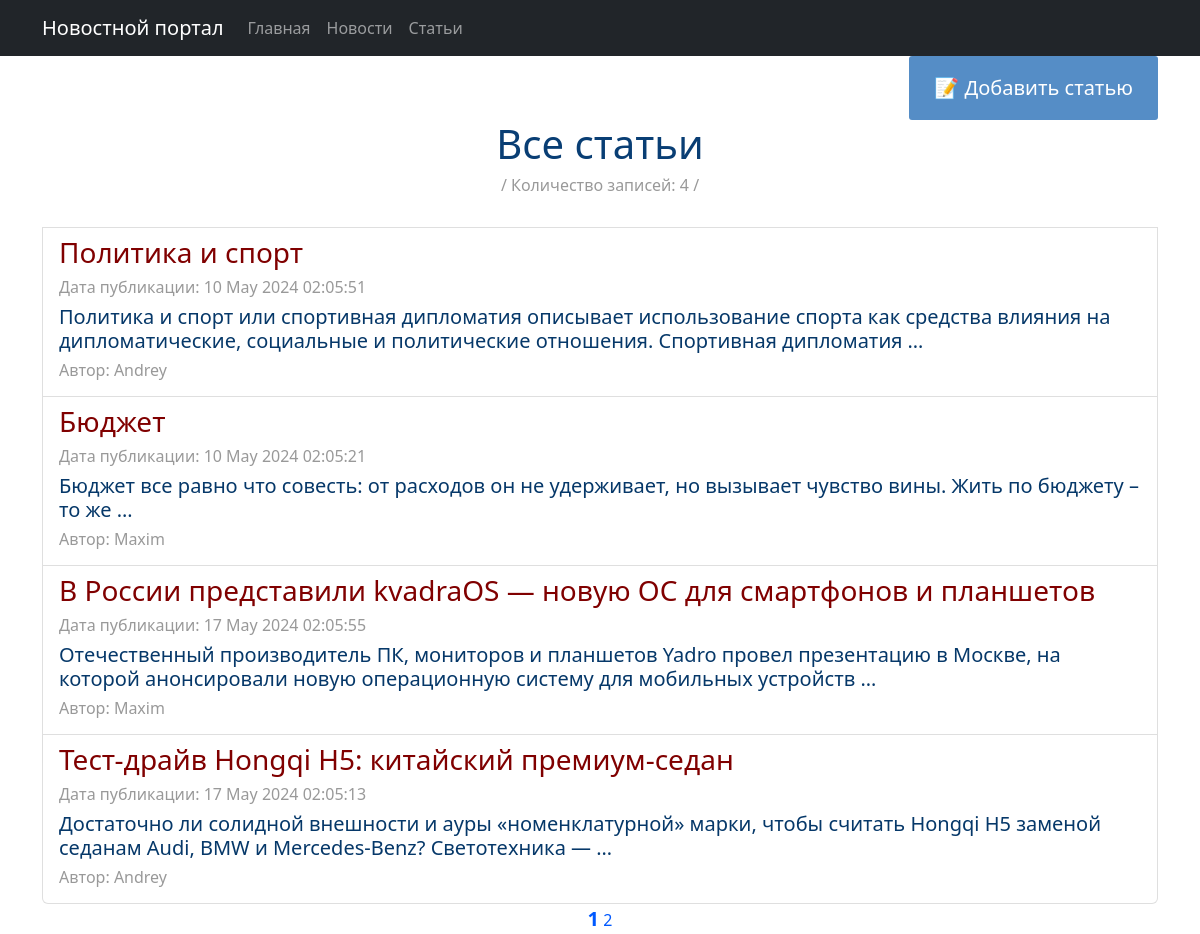
The app's page /articles/ with its own data.
### news/models.py (models this page shows, shortened)
class Post(models.Model):
    categor = [
        ('AR', 'Статья'),
        ('NE', 'Новость'),
    ]
    type = models.CharField(max_length=8, choices=categor, default='AR')
    user = models.ForeignKey(Author, on_delete=models.CASCADE, related_name='post')
    category = models.ManyToManyField(Category, through='PostCategory')
    date = models.DateTimeField(auto_now_add=True)
    title = models.CharField(max_length=256)
    text = models.TextField()
    rating = models.SmallIntegerField(default=0)

class Author(models.Model):
    user = models.OneToOneField(User, on_delete=models.CASCADE)
    rating = models.SmallIntegerField(default=0)

### news/views.py (the view)
# urls.py: path('articles/', ArticlesList.as_view(), name='articles_list'),
class ArticlesList(ListView):
    model = Post
    ordering = '-date'
    template_name = 'articles.html'
    context_object_name = 'articles'
    paginate_by = 4
    def get_queryset(self):
        return Post.objects.filter(type='AR')

### news/templatetags/custom_filters.py (called while the page is built)
@register.filter()
def length(value):
    return len(value)

### news/templatetags/custom_tags.py (called while the page is built)
@register.simple_tag(takes_context=True)
def url_replace(context, **kwargs):
    d = context['request'].GET.copy()
    for k, v in kwargs.items():
        d[k] = v
    return d.urlencode()

### templates/articles.html (shortened to what this page needs)
{% extends 'flatpages/default.html' %}
{% load custom_filters %}
{% load custom_tags %}
{% block content %}
<div class="flex-container">
    <a href="create/" class="btn">📝 Добавить статью</a>
</div>
<h1>Все статьи</h1>
<h6><span
        style="color: #999999;">/ Количество записей: {{articles|length}} /</span></h6>
{% if articles %}
<div class="list-group">
    <br>
    {% for article in articles %}
    <a href="{{ article.id }}" class="list-group-item list-group-item-action">
        <h3 style="text-align: left;"><span
                style="color: #800000;">{{ article.title }}</span></h3>
        <h6 style="text-align: left;"><span
                style="color: #999999;">Дата публикации: {{article.date |date:'d M Y h:m:s'}}</span></h6>
        <h5 style="text-align: left;">{{ article.text | truncatewords:20 }}</h5>
        <h6 style="text-align: left;"><span
                style="color: #999999;">Автор: {{ article.user.user }}</span></h6>
    </a>
    {% endfor %}
</div>
{% else %}
<h2>Статей нет!</h2>
{% endif %}
<a style="font-size: 20px;"><b>{{ page_obj.number }}</b></a>
{% if page_obj.has_next %}
<a href="?{% url_replace page=page_obj.next_page_number %}">{{ page_obj.next_page_number }}</a>
{% endif %}
{% endblock content %}

### templates/flatpages/default.html (style rules this page uses)
.btn { display: inline-block; background: #558DC6; color: #fff; padding: 1rem 1.5rem; text-decoration: none; border-radius: 3px; font-size: 20px; }
.flex-container { display: flex; justify-content: flex-end; align-items: flex-start; grid-template-columns: repeat(n, 1fr); gap: 10px;  }

### records on screen
Post: title "Политика и спорт", date "10 May 2024 02:05:51", text "Политика и спорт или спортивная дипломатия описывает использование спорта как средства влияния на дипломатические, социальные и политические отношения. Спортивная дипломатия …", user.user "Andrey"
Post: title "Бюджет", date "10 May 2024 02:05:21", text "Бюджет все равно что совесть: от расходов он не удерживает, но вызывает чувство вины. Жить по бюджету – то же …", user.user "Maxim"
Post: title "В России представили kvadraOS — новую ОС для смартфонов и планшетов", date "17 May 2024 02:05:55", text "Отечественный производитель ПК, мониторов и планшетов Yadro провел презентацию в Москве, на которой анонсировали новую операционную систему для мобильных устройств …", user.user "Maxim"
Post: title "Тест-драйв Hongqi H5: китайский премиум-седан", date "17 May 2024 02:05:13", text "Достаточно ли солидной внешности и ауры «номенклатурной» марки, чтобы считать Hongqi H5 заменой седанам Audi, BMW и Mercedes-Benz? Светотехника — …", user.user "Andrey"

### other values on screen
{{ articles|length }} "4"
{{ page_obj.number }} "1"
{{ page_obj.next_page_number }} "2"
